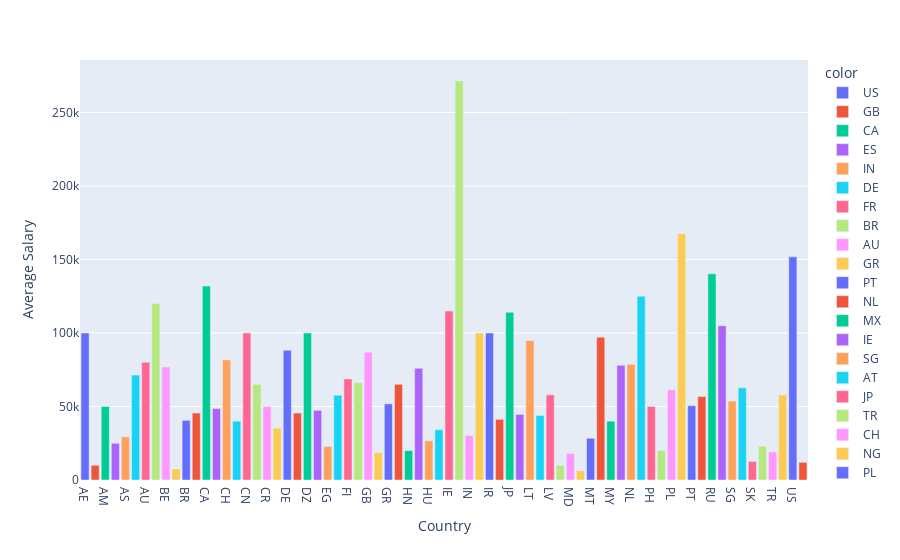

The code cell stored with this chart in its notebook:
### Code cell
px.bar(x=df.groupby(by='company_location')['salary_in_usd'].mean().index,
       y=df.groupby(by='company_location')['salary_in_usd'].mean().values,
       color=df['company_location'].value_counts().index
      ,labels={'x':'Country','y':'Average Salary'})

### Figure 1 — Plotly figure (JSON) as saved in the notebook; plotly's stock layout.template omitted (floating-point values rounded to 4 significant figures)
{"data": [{"alignmentgroup": "True", "hovertemplate": "color=US<br>Country=%{x}<br>Average Salary=%{y}<extra></extra>", "legendgroup": "US", "marker": {"color": "#636efa", "pattern": {"shape": ""}}, "name": "US", "offsetgroup": "US", "orientation": "v", "showlegend": true, "textposition": "auto", "type": "bar", "x": ["AE"], "xaxis": "x", "y": [100000], "yaxis": "y"}, {"alignmentgroup": "True", "hovertemplate": "color=GB<br>Country=%{x}<br>Average Salary=%{y}<extra></extra>", "legendgroup": "GB", "marker": {"color": "#EF553B", "pattern": {"shape": ""}}, "name": "GB", "offsetgroup": "GB", "orientation": "v", "showlegend": true, "textposition": "auto", "type": "bar", "x": ["AL"], "xaxis": "x", "y": [10000], "yaxis": "y"}, {"alignmentgroup": "True", "hovertemplate": "color=CA<br>Country=%{x}<br>Average Salary=%{y}<extra></extra>", "legendgroup": "CA", "marker": {"color": "#00cc96", "pattern": {"shape": ""}}, "name": "CA", "offsetgroup": "CA", "orientation": "v", "showlegend": true, "textposition": "auto", "type": "bar", "x": ["AM"], "xaxis": "x", "y": [50000], "yaxis": "y"}, {"alignmentgroup": "True", "hovertemplate": "color=ES<br>Country=%{x}<br>Average Salary=%{y}<extra></extra>", "legendgroup": "ES", "marker": {"color": "#ab63fa", "pattern": {"shape": ""}}, "name": "ES", "offsetgroup": "ES", "orientation": "v", "showlegend": true, "textposition": "auto", "type": "bar", "x": ["AR"], "xaxis": "x", "y": [25000], "yaxis": "y"}, {"alignmentgroup": "True", "hovertemplate": "color=IN<br>Country=%{x}<br>Average Salary=%{y}<extra></extra>", "legendgroup": "IN", "marker": {"color": "#FFA15A", "pattern": {"shape": ""}}, "name": "IN", "offsetgroup": "IN", "orientation": "v", "showlegend": true, "textposition": "auto", "type": "bar", "x": ["AS"], "xaxis": "x", "y": [29351], "yaxis": "y"}, {"alignmentgroup": "True", "hovertemplate": "color=DE<br>Country=%{x}<br>Average Salary=%{y}<extra></extra>", "legendgroup": "DE", "marker": {"color": "#19d3f3", "pattern": {"shape": ""}}, "name": "DE", "offsetgroup": "DE", "orientation": "v", "showlegend": true, "textposition": "auto", "type": "bar", "x": ["AT"], "xaxis": "x", "y": [71350.0], "yaxis": "y"}, {"alignmentgroup": "True", "hovertemplate": "color=FR<br>Country=%{x}<br>Average Salary=%{y}<extra></extra>", "legendgroup": "FR", "marker": {"color": "#FF6692", "pattern": {"shape": ""}}, "name": "FR", "offsetgroup": "FR", "orientation": "v", "showlegend": true, "textposition": "auto", "type": "bar", "x": ["AU"], "xaxis": "x", "y": [80030.0], "yaxis": "y"}, {"alignmentgroup": "True", "hovertemplate": "color=BR<br>Country=%{x}<br>Average Salary=%{y}<extra></extra>", "legendgroup": "BR", "marker": {"color": "#B6E880", "pattern": {"shape": ""}}, "name": "BR", "offsetgroup": "BR", "orientation": "v", "showlegend": true, "textposition": "auto", "type": "bar", "x": ["BA"], "xaxis": "x", "y": [120000], "yaxis": "y"}, {"alignmentgroup": "True", "hovertemplate": "color=AU<br>Country=%{x}<br>Average Salary=%{y}<extra></extra>", "legendgroup": "AU", "marker": {"color": "#FF97FF", "pattern": {"shape": ""}}, "name": "AU", "offsetgroup": "AU", "orientation": "v", "showlegend": true, "textposition": "auto", "type": "bar", "x": ["BE"], "xaxis": "x", "y": [76860.0], "yaxis": "y"}, {"alignmentgroup": "True", "hovertemplate": "color=GR<br>Country=%{x}<br>Average Salary=%{y}<extra></extra>", "legendgroup": "GR", "marker": {"color": "#FECB52", "pattern": {"shape": ""}}, "name": "GR", "offsetgroup": "GR", "orientation": "v", "showlegend": true, "textposition": "auto", "type": "bar", "x": ["BO"], "xaxis": "x", "y": [7500], "yaxis": "y"}, {"alignmentgroup": "True", "hovertemplate": "color=PT<br>Country=%{x}<br>Average Salary=%{y}<extra></extra>", "legendgroup": "PT", "marker": {"color": "#636efa", "pattern": {"shape": ""}}, "name": "PT", "offsetgroup": "PT", "orientation": "v", "showlegend": true, "textposition": "auto", "type": "bar", "x": ["BR"], "xaxis": "x", "y": [40580.0], "yaxis": "y"}, {"alignmentgroup": "True", "hovertemplate": "color=NL<br>Country=%{x}<br>Average Salary=%{y}<extra></extra>", "legendgroup": "NL", "marker": {"color": "#EF553B", "pattern": {"shape": ""}}, "name": "NL", "offsetgroup": "NL", "orientation": "v", "showlegend": true, "textposition": "auto", "type": "bar", "x": ["BS"], "xaxis": "x", "y": [45555], "yaxis": "y"}, {"alignmentgroup": "True", "hovertemplate": "color=MX<br>Country=%{x}<br>Average Salary=%{y}<extra></extra>", "legendgroup": "MX", "marker": {"color": "#00cc96", "pattern": {"shape": ""}}, "name": "MX", "offsetgroup": "MX", "orientation": "v", "showlegend": true, "textposition": "auto", "type": "bar", "x": ["CA"], "xaxis": "x", "y": [131900.0], "yaxis": "y"}, {"alignmentgroup": "True", "hovertemplate": "color=IE<br>Country=%{x}<br>Average Salary=%{y}<extra></extra>", "legendgroup": "IE", "marker": {"color": "#ab63fa", "pattern": {"shape": ""}}, "name": "IE", "offsetgroup": "IE", "orientation": "v", "showlegend": true, "textposition": "auto", "type": "bar", "x": ["CF"], "xaxis": "x", "y": [48609], "yaxis": "y"}, {"alignmentgroup": "True", "hovertemplate": "color=SG<br>Country=%{x}<br>Average Salary=%{y}<extra></extra>", "legendgroup": "SG", "marker": {"color": "#FFA15A", "pattern": {"shape": ""}}, "name": "SG", "offsetgroup": "SG", "orientation": "v", "showlegend": true, "textposition": "auto", "type": "bar", "x": ["CH"], "xaxis": "x", "y": [81722], "yaxis": "y"}, {"alignmentgroup": "True", "hovertemplate": "color=AT<br>Country=%{x}<br>Average Salary=%{y}<extra></extra>", "legendgroup": "AT", "marker": {"color": "#19d3f3", "pattern": {"shape": ""}}, "name": "AT", "offsetgroup": "AT", "orientation": "v", "showlegend": true, "textposition": "auto", "type": "bar", "x": ["CL"], "xaxis": "x", "y": [40038], "yaxis": "y"}, {"alignmentgroup": "True", "hovertemplate": "color=JP<br>Country=%{x}<br>Average Salary=%{y}<extra></extra>", "legendgroup": "JP", "marker": {"color": "#FF6692", "pattern": {"shape": ""}}, "name": "JP", "offsetgroup": "JP", "orientation": "v", "showlegend": true, "textposition": "auto", "type": "bar", "x": ["CN"], "xaxis": "x", "y": [100000], "yaxis": "y"}, {"alignmentgroup": "True", "hovertemplate": "color=TR<br>Country=%{x}<br>Average Salary=%{y}<extra></extra>", "legendgroup": "TR", "marker": {"color": "#B6E880", "pattern": {"shape": ""}}, "name": "TR", "offsetgroup": "TR", "orientation": "v", "showlegend": true, "textposition": "auto", "type": "bar", "x": ["CO"], "xaxis": "x", "y": [64961], "yaxis": "y"}, {"alignmentgroup": "True", "hovertemplate": "color=CH<br>Country=%{x}<br>Average Salary=%{y}<extra></extra>", "legendgroup": "CH", "marker": {"color": "#FF97FF", "pattern": {"shape": ""}}, "name": "CH", "offsetgroup": "CH", "orientation": "v", "showlegend": true, "textposition": "auto", "type": "bar", "x": ["CR"], "xaxis": "x", "y": [50000], "yaxis": "y"}, {"alignmentgroup": "True", "hovertemplate": "color=NG<br>Country=%{x}<br>Average Salary=%{y}<extra></extra>", "legendgroup": "NG", "marker": {"color": "#FECB52", "pattern": {"shape": ""}}, "name": "NG", "offsetgroup": "NG", "orientation": "v", "showlegend": true, "textposition": "auto", "type": "bar", "x": ["CZ"], "xaxis": "x", "y": [35200], "yaxis": "y"}, {"alignmentgroup": "True", "hovertemplate": "color=PL<br>Country=%{x}<br>Average Salary=%{y}<extra></extra>", "legendgroup": "PL", "marker": {"color": "#636efa", "pattern": {"shape": ""}}, "name": "PL", "offsetgroup": "PL", "orientation": "v", "showlegend": true, "textposition": "auto", "type": "bar", "x": ["DE"], "xaxis": "x", "y": [88290.0], "yaxis": "y"}, {"alignmentgroup": "True", "hovertemplate": "color=PK<br>Country=%{x}<br>Average Salary=%{y}<extra></extra>", "legendgroup": "PK", "marker": {"color": "#EF553B", "pattern": {"shape": ""}}, "name": "PK", "offsetgroup": "PK", "orientation": "v", "showlegend": true, "textposition": "auto", "type": "bar", "x": ["DK"], "xaxis": "x", "y": [45558], "yaxis": "y"}, {"alignmentgroup": "True", "hovertemplate": "color=LV<br>Country=%{x}<br>Average Salary=%{y}<extra></extra>", "legendgroup": "LV", "marker": {"color": "#00cc96", "pattern": {"shape": ""}}, "name": "LV", "offsetgroup": "LV", "orientation": "v", "showlegend": true, "textposition": "auto", "type": "bar", "x": ["DZ"], "xaxis": "x", "y": [100000], "yaxis": "y"}, {"alignmentgroup": "True", "hovertemplate": "color=DK<br>Country=%{x}<br>Average Salary=%{y}<extra></extra>", "legendgroup": "DK", "marker": {"color": "#ab63fa", "pattern": {"shape": ""}}, "name": "DK", "offsetgroup": "DK", "orientation": "v", "showlegend": true, "textposition": "auto", "type": "bar", "x": ["EE"], "xaxis": "x", "y": [47416], "yaxis": "y"}, {"alignmentgroup": "True", "hovertemplate": "color=IT<br>Country=%{x}<br>Average Salary=%{y}<extra></extra>", "legendgroup": "IT", "marker": {"color": "#FFA15A", "pattern": {"shape": ""}}, "name": "IT", "offsetgroup": "IT", "orientation": "v", "showlegend": true, "textposition": "auto", "type": "bar", "x": ["EG"], "xaxis": "x", "y": [22800], "yaxis": "y"}, {"alignmentgroup": "True", "hovertemplate": "color=PR<br>Country=%{x}<br>Average Salary=%{y}<extra></extra>", "legendgroup": "PR", "marker": {"color": "#19d3f3", "pattern": {"shape": ""}}, "name": "PR", "offsetgroup": "PR", "orientation": "v", "showlegend": true, "textposition": "auto", "type": "bar", "x": ["ES"], "xaxis": "x", "y": [57680.0], "yaxis": "y"}, {"alignmentgroup": "True", "hovertemplate": "color=SI<br>Country=%{x}<br>Average Salary=%{y}<extra></extra>", "legendgroup": "SI", "marker": {"color": "#FF6692", "pattern": {"shape": ""}}, "name": "SI", "offsetgroup": "SI", "orientation": "v", "showlegend": true, "textposition": "auto", "type": "bar", "x": ["FI"], "xaxis": "x", "y": [68790.0], "yaxis": "y"}, {"alignmentgroup": "True", "hovertemplate": "color=BE<br>Country=%{x}<br>Average Salary=%{y}<extra></extra>", "legendgroup": "BE", "marker": {"color": "#B6E880", "pattern": {"shape": ""}}, "name": "BE", "offsetgroup": "BE", "orientation": "v", "showlegend": true, "textposition": "auto", "type": "bar", "x": ["FR"], "xaxis": "x", "y": [66140.0], "yaxis": "y"}, {"alignmentgroup": "True", "hovertemplate": "color=CO<br>Country=%{x}<br>Average Salary=%{y}<extra></extra>", "legendgroup": "CO", "marker": {"color": "#FF97FF", "pattern": {"shape": ""}}, "name": "CO", "offsetgroup": "CO", "orientation": "v", "showlegend": true, "textposition": "auto", "type": "bar", "x": ["GB"], "xaxis": "x", "y": [86890.0], "yaxis": "y"}, {"alignmentgroup": "True", "hovertemplate": "color=UA<br>Country=%{x}<br>Average Salary=%{y}<extra></extra>", "legendgroup": "UA", "marker": {"color": "#FECB52", "pattern": {"shape": ""}}, "name": "UA", "offsetgroup": "UA", "orientation": "v", "showlegend": true, "textposition": "auto", "type": "bar", "x": ["GH"], "xaxis": "x", "y": [18500], "yaxis": "y"}, {"alignmentgroup": "True", "hovertemplate": "color=HR<br>Country=%{x}<br>Average Salary=%{y}<extra></extra>", "legendgroup": "HR", "marker": {"color": "#636efa", "pattern": {"shape": ""}}, "name": "HR", "offsetgroup": "HR", "orientation": "v", "showlegend": true, "textposition": "auto", "type": "bar", "x": ["GR"], "xaxis": "x", "y": [51790.0], "yaxis": "y"}, {"alignmentgroup": "True", "hovertemplate": "color=TH<br>Country=%{x}<br>Average Salary=%{y}<extra></extra>", "legendgroup": "TH", "marker": {"color": "#EF553B", "pattern": {"shape": ""}}, "name": "TH", "offsetgroup": "TH", "orientation": "v", "showlegend": true, "textposition": "auto", "type": "bar", "x": ["HK"], "xaxis": "x", "y": [65062], "yaxis": "y"}, {"alignmentgroup": "True", "hovertemplate": "color=RU<br>Country=%{x}<br>Average Salary=%{y}<extra></extra>", "legendgroup": "RU", "marker": {"color": "#00cc96", "pattern": {"shape": ""}}, "name": "RU", "offsetgroup": "RU", "orientation": "v", "showlegend": true, "textposition": "auto", "type": "bar", "x": ["HN"], "xaxis": "x", "y": [20000], "yaxis": "y"}, {"alignmentgroup": "True", "hovertemplate": "color=AR<br>Country=%{x}<br>Average Salary=%{y}<extra></extra>", "legendgroup": "AR", "marker": {"color": "#ab63fa", "pattern": {"shape": ""}}, "name": "AR", "offsetgroup": "AR", "orientation": "v", "showlegend": true, "textposition": "auto", "type": "bar", "x": ["HR"], "xaxis": "x", "y": [75970.0], "yaxis": "y"}, {"alignmentgroup": "True", "hovertemplate": "color=CZ<br>Country=%{x}<br>Average Salary=%{y}<extra></extra>", "legendgroup": "CZ", "marker": {"color": "#FFA15A", "pattern": {"shape": ""}}, "name": "CZ", "offsetgroup": "CZ", "orientation": "v", "showlegend": true, "textposition": "auto", "type": "bar", "x": ["HU"], "xaxis": "x", "y": [26710.0], "yaxis": "y"}, {"alignmentgroup": "True", "hovertemplate": "color=AE<br>Country=%{x}<br>Average Salary=%{y}<extra></extra>", "legendgroup": "AE", "marker": {"color": "#19d3f3", "pattern": {"shape": ""}}, "name": "AE", "offsetgroup": "AE", "orientation": "v", "showlegend": true, "textposition": "auto", "type": "bar", "x": ["ID"], "xaxis": "x", "y": [34208], "yaxis": "y"}, {"alignmentgroup": "True", "hovertemplate": "color=FI<br>Country=%{x}<br>Average Salary=%{y}<extra></extra>", "legendgroup": "FI", "marker": {"color": "#FF6692", "pattern": {"shape": ""}}, "name": "FI", "offsetgroup": "FI", "orientation": "v", "showlegend": true, "textposition": "auto", "type": "bar", "x": ["IE"], "xaxis": "x", "y": [114900.0], "yaxis": "y"}, {"alignmentgroup": "True", "hovertemplate": "color=AS<br>Country=%{x}<br>Average Salary=%{y}<extra></extra>", "legendgroup": "AS", "marker": {"color": "#B6E880", "pattern": {"shape": ""}}, "name": "AS", "offsetgroup": "AS", "orientation": "v", "showlegend": true, "textposition": "auto", "type": "bar", "x": ["IL"], "xaxis": "x", "y": [271400.0], "yaxis": "y"}, {"alignmentgroup": "True", "hovertemplate": "color=LU<br>Country=%{x}<br>Average Salary=%{y}<extra></extra>", "legendgroup": "LU", "marker": {"color": "#FF97FF", "pattern": {"shape": ""}}, "name": "LU", "offsetgroup": "LU", "orientation": "v", "showlegend": true, "textposition": "auto", "type": "bar", "x": ["IN"], "xaxis": "x", "y": [30200.0], "yaxis": "y"}, {"alignmentgroup": "True", "hovertemplate": "color=HU<br>Country=%{x}<br>Average Salary=%{y}<extra></extra>", "legendgroup": "HU", "marker": {"color": "#FECB52", "pattern": {"shape": ""}}, "name": "HU", "offsetgroup": "HU", "orientation": "v", "showlegend": true, "textposition": "auto", "type": "bar", "x": ["IQ"], "xaxis": "x", "y": [100000], "yaxis": "y"}, {"alignmentgroup": "True", "hovertemplate": "color=ID<br>Country=%{x}<br>Average Salary=%{y}<extra></extra>", "legendgroup": "ID", "marker": {"color": "#636efa", "pattern": {"shape": ""}}, "name": "ID", "offsetgroup": "ID", "orientation": "v", "showlegend": true, "textposition": "auto", "type": "bar", "x": ["IR"], "xaxis": "x", "y": [100000], "yaxis": "y"}, {"alignmentgroup": "True", "hovertemplate": "color=LT<br>Country=%{x}<br>Average Salary=%{y}<extra></extra>", "legendgroup": "LT", "marker": {"color": "#EF553B", "pattern": {"shape": ""}}, "name": "LT", "offsetgroup": "LT", "orientation": "v", "showlegend": true, "textposition": "auto", "type": "bar", "x": ["IT"], "xaxis": "x", "y": [41300.0], "yaxis": "y"}, {"alignmentgroup": "True", "hovertemplate": "color=RO<br>Country=%{x}<br>Average Salary=%{y}<extra></extra>", "legendgroup": "RO", "marker": {"color": "#00cc96", "pattern": {"shape": ""}}, "name": "RO", "offsetgroup": "RO", "orientation": "v", "showlegend": true, "textposition": "auto", "type": "bar", "x": ["JP"], "xaxis": "x", "y": [114100.0], "yaxis": "y"}, {"alignmentgroup": "True", "hovertemplate": "color=SE<br>Country=%{x}<br>Average Salary=%{y}<extra></extra>", "legendgroup": "SE", "marker": {"color": "#ab63fa", "pattern": {"shape": ""}}, "name": "SE", "offsetgroup": "SE", "orientation": "v", "showlegend": true, "textposition": "auto", "type": "bar", "x": ["KE"], "xaxis": "x", "y": [44636], "yaxis": "y"}, {"alignmentgroup": "True", "hovertemplate": "color=KE<br>Country=%{x}<br>Average Salary=%{y}<extra></extra>", "legendgroup": "KE", "marker": {"color": "#FFA15A", "pattern": {"shape": ""}}, "name": "KE", "offsetgroup": "KE", "orientation": "v", "showlegend": true, "textposition": "auto", "type": "bar", "x": ["LT"], "xaxis": "x", "y": [94812], "yaxis": "y"}, {"alignmentgroup": "True", "hovertemplate": "color=EE<br>Country=%{x}<br>Average Salary=%{y}<extra></extra>", "legendgroup": "EE", "marker": {"color": "#19d3f3", "pattern": {"shape": ""}}, "name": "EE", "offsetgroup": "EE", "orientation": "v", "showlegend": true, "textposition": "auto", "type": "bar", "x": ["LU"], "xaxis": "x", "y": [43940.0], "yaxis": "y"}, {"alignmentgroup": "True", "hovertemplate": "color=CF<br>Country=%{x}<br>Average Salary=%{y}<extra></extra>", "legendgroup": "CF", "marker": {"color": "#FF6692", "pattern": {"shape": ""}}, "name": "CF", "offsetgroup": "CF", "orientation": "v", "showlegend": true, "textposition": "auto", "type": "bar", "x": ["LV"], "xaxis": "x", "y": [57950.0], "yaxis": "y"}, {"alignmentgroup": "True", "hovertemplate": "color=IL<br>Country=%{x}<br>Average Salary=%{y}<extra></extra>", "legendgroup": "IL", "marker": {"color": "#B6E880", "pattern": {"shape": ""}}, "name": "IL", "offsetgroup": "IL", "orientation": "v", "showlegend": true, "textposition": "auto", "type": "bar", "x": ["MA"], "xaxis": "x", "y": [10000], "yaxis": "y"}, {"alignmentgroup": "True", "hovertemplate": "color=GH<br>Country=%{x}<br>Average Salary=%{y}<extra></extra>", "legendgroup": "GH", "marker": {"color": "#FF97FF", "pattern": {"shape": ""}}, "name": "GH", "offsetgroup": "GH", "orientation": "v", "showlegend": true, "textposition": "auto", "type": "bar", "x": ["MD"], "xaxis": "x", "y": [18000], "yaxis": "y"}, {"alignmentgroup": "True", "hovertemplate": "color=EG<br>Country=%{x}<br>Average Salary=%{y}<extra></extra>", "legendgroup": "EG", "marker": {"color": "#FECB52", "pattern": {"shape": ""}}, "name": "EG", "offsetgroup": "EG", "orientation": "v", "showlegend": true, "textposition": "auto", "type": "bar", "x": ["MK"], "xaxis": "x", "y": [6304], "yaxis": "y"}, {"alignmentgroup": "True", "hovertemplate": "color=MD<br>Country=%{x}<br>Average Salary=%{y}<extra></extra>", "legendgroup": "MD", "marker": {"color": "#636efa", "pattern": {"shape": ""}}, "name": "MD", "offsetgroup": "MD", "orientation": "v", "showlegend": true, "textposition": "auto", "type": "bar", "x": ["MT"], "xaxis": "x", "y": [28369], "yaxis": "y"}, {"alignmentgroup": "True", "hovertemplate": "color=CL<br>Country=%{x}<br>Average Salary=%{y}<extra></extra>", "legendgroup": "CL", "marker": {"color": "#EF553B", "pattern": {"shape": ""}}, "name": "CL", "offsetgroup": "CL", "orientation": "v", "showlegend": true, "textposition": "auto", "type": "bar", "x": ["MX"], "xaxis": "x", "y": [97150.0], "yaxis": "y"}, {"alignmentgroup": "True", "hovertemplate": "color=NZ<br>Country=%{x}<br>Average Salary=%{y}<extra></extra>", "legendgroup": "NZ", "marker": {"color": "#00cc96", "pattern": {"shape": ""}}, "name": "NZ", "offsetgroup": "NZ", "orientation": "v", "showlegend": true, "textposition": "auto", "type": "bar", "x": ["MY"], "xaxis": "x", "y": [40000], "yaxis": "y"}, {"alignmentgroup": "True", "hovertemplate": "color=CN<br>Country=%{x}<br>Average Salary=%{y}<extra></extra>", "legendgroup": "CN", "marker": {"color": "#ab63fa", "pattern": {"shape": ""}}, "name": "CN", "offsetgroup": "CN", "orientation": "v", "showlegend": true, "textposition": "auto", "type": "bar", "x": ["NG"], "xaxis": "x", "y": [78000], "yaxis": "y"}, {"alignmentgroup": "True", "hovertemplate": "color=IQ<br>Country=%{x}<br>Average Salary=%{y}<extra></extra>", "legendgroup": "IQ", "marker": {"color": "#FFA15A", "pattern": {"shape": ""}}, "name": "IQ", "offsetgroup": "IQ", "orientation": "v", "showlegend": true, "textposition": "auto", "type": "bar", "x": ["NL"], "xaxis": "x", "y": [78740.0], "yaxis": "y"}, {"alignmentgroup": "True", "hovertemplate": "color=DZ<br>Country=%{x}<br>Average Salary=%{y}<extra></extra>", "legendgroup": "DZ", "marker": {"color": "#19d3f3", "pattern": {"shape": ""}}, "name": "DZ", "offsetgroup": "DZ", "orientation": "v", "showlegend": true, "textposition": "auto", "type": "bar", "x": ["NZ"], "xaxis": "x", "y": [125000], "yaxis": "y"}, {"alignmentgroup": "True", "hovertemplate": "color=HK<br>Country=%{x}<br>Average Salary=%{y}<extra></extra>", "legendgroup": "HK", "marker": {"color": "#FF6692", "pattern": {"shape": ""}}, "name": "HK", "offsetgroup": "HK", "orientation": "v", "showlegend": true, "textposition": "auto", "type": "bar", "x": ["PH"], "xaxis": "x", "y": [50000], "yaxis": "y"}, {"alignmentgroup": "True", "hovertemplate": "color=HN<br>Country=%{x}<br>Average Salary=%{y}<extra></extra>", "legendgroup": "HN", "marker": {"color": "#B6E880", "pattern": {"shape": ""}}, "name": "HN", "offsetgroup": "HN", "orientation": "v", "showlegend": true, "textposition": "auto", "type": "bar", "x": ["PK"], "xaxis": "x", "y": [20000], "yaxis": "y"}, {"alignmentgroup": "True", "hovertemplate": "color=MY<br>Country=%{x}<br>Average Salary=%{y}<extra></extra>", "legendgroup": "MY", "marker": {"color": "#FF97FF", "pattern": {"shape": ""}}, "name": "MY", "offsetgroup": "MY", "orientation": "v", "showlegend": true, "textposition": "auto", "type": "bar", "x": ["PL"], "xaxis": "x", "y": [61340.0], "yaxis": "y"}, {"alignmentgroup": "True", "hovertemplate": "color=AL<br>Country=%{x}<br>Average Salary=%{y}<extra></extra>", "legendgroup": "AL", "marker": {"color": "#FECB52", "pattern": {"shape": ""}}, "name": "AL", "offsetgroup": "AL", "orientation": "v", "showlegend": true, "textposition": "auto", "type": "bar", "x": ["PR"], "xaxis": "x", "y": [167500], "yaxis": "y"}, {"alignmentgroup": "True", "hovertemplate": "color=MA<br>Country=%{x}<br>Average Salary=%{y}<extra></extra>", "legendgroup": "MA", "marker": {"color": "#636efa", "pattern": {"shape": ""}}, "name": "MA", "offsetgroup": "MA", "orientation": "v", "showlegend": true, "textposition": "auto", "type": "bar", "x": ["PT"], "xaxis": "x", "y": [50540.0], "yaxis": "y"}, {"alignmentgroup": "True", "hovertemplate": "color=PH<br>Country=%{x}<br>Average Salary=%{y}<extra></extra>", "legendgroup": "PH", "marker": {"color": "#EF553B", "pattern": {"shape": ""}}, "name": "PH", "offsetgroup": "PH", "orientation": "v", "showlegend": true, "textposition": "auto", "type": "bar", "x": ["RO"], "xaxis": "x", "y": [56827], "yaxis": "y"}, {"alignmentgroup": "True", "hovertemplate": "color=BO<br>Country=%{x}<br>Average Salary=%{y}<extra></extra>", "legendgroup": "BO", "marker": {"color": "#00cc96", "pattern": {"shape": ""}}, "name": "BO", "offsetgroup": "BO", "orientation": "v", "showlegend": true, "textposition": "auto", "type": "bar", "x": ["RU"], "xaxis": "x", "y": [140300.0], "yaxis": "y"}, {"alignmentgroup": "True", "hovertemplate": "color=VN<br>Country=%{x}<br>Average Salary=%{y}<extra></extra>", "legendgroup": "VN", "marker": {"color": "#ab63fa", "pattern": {"shape": ""}}, "name": "VN", "offsetgroup": "VN", "orientation": "v", "showlegend": true, "textposition": "auto", "type": "bar", "x": ["SE"], "xaxis": "x", "y": [105000], "yaxis": "y"}, {"alignmentgroup": "True", "hovertemplate": "color=AM<br>Country=%{x}<br>Average Salary=%{y}<extra></extra>", "legendgroup": "AM", "marker": {"color": "#FFA15A", "pattern": {"shape": ""}}, "name": "AM", "offsetgroup": "AM", "orientation": "v", "showlegend": true, "textposition": "auto", "type": "bar", "x": ["SG"], "xaxis": "x", "y": [53675], "yaxis": "y"}, {"alignmentgroup": "True", "hovertemplate": "color=BA<br>Country=%{x}<br>Average Salary=%{y}<extra></extra>", "legendgroup": "BA", "marker": {"color": "#19d3f3", "pattern": {"shape": ""}}, "name": "BA", "offsetgroup": "BA", "orientation": "v", "showlegend": true, "textposition": "auto", "type": "bar", "x": ["SI"], "xaxis": "x", "y": [62770.0], "yaxis": "y"}, {"alignmentgroup": "True", "hovertemplate": "color=SK<br>Country=%{x}<br>Average Salary=%{y}<extra></extra>", "legendgroup": "SK", "marker": {"color": "#FF6692", "pattern": {"shape": ""}}, "name": "SK", "offsetgroup": "SK", "orientation": "v", "showlegend": true, "textposition": "auto", "type": "bar", "x": ["SK"], "xaxis": "x", "y": [12608], "yaxis": "y"}, {"alignmentgroup": "True", "hovertemplate": "color=MK<br>Country=%{x}<br>Average Salary=%{y}<extra></extra>", "legendgroup": "MK", "marker": {"color": "#B6E880", "pattern": {"shape": ""}}, "name": "MK", "offsetgroup": "MK", "orientation": "v", "showlegend": true, "textposition": "auto", "type": "bar", "x": ["TH"], "xaxis": "x", "y": [23060.0], "yaxis": "y"}, {"alignmentgroup": "True", "hovertemplate": "color=BS<br>Country=%{x}<br>Average Salary=%{y}<extra></extra>", "legendgroup": "BS", "marker": {"color": "#FF97FF", "pattern": {"shape": ""}}, "name": "BS", "offsetgroup": "BS", "orientation": "v", "showlegend": true, "textposition": "auto", "type": "bar", "x": ["TR"], "xaxis": "x", "y": [19058], "yaxis": "y"}, {"alignmentgroup": "True", "hovertemplate": "color=IR<br>Country=%{x}<br>Average Salary=%{y}<extra></extra>", "legendgroup": "IR", "marker": {"color": "#FECB52", "pattern": {"shape": ""}}, "name": "IR", "offsetgroup": "IR", "orientation": "v", "showlegend": true, "textposition": "auto", "type": "bar", "x": ["UA"], "xaxis": "x", "y": [57850], "yaxis": "y"}, {"alignmentgroup": "True", "hovertemplate": "color=CR<br>Country=%{x}<br>Average Salary=%{y}<extra></extra>", "legendgroup": "CR", "marker": {"color": "#636efa", "pattern": {"shape": ""}}, "name": "CR", "offsetgroup": "CR", "orientation": "v", "showlegend": true, "textposition": "auto", "type": "bar", "x": ["US"], "xaxis": "x", "y": [151800.0], "yaxis": "y"}, {"alignmentgroup": "True", "hovertemplate": "color=MT<br>Country=%{x}<br>Average Salary=%{y}<extra></extra>", "legendgroup": "MT", "marker": {"color": "#EF553B", "pattern": {"shape": ""}}, "name": "MT", "offsetgroup": "MT", "orientation": "v", "showlegend": true, "textposition": "auto", "type": "bar", "x": ["VN"], "xaxis": "x", "y": [12000], "yaxis": "y"}], "layout": {"barmode": "relative", "legend": {"title": {"text": "color"}, "tracegroupgap": 0}, "margin": {"t": 60}, "xaxis": {"anchor": "y", "domain": [0, 1], "title": {"text": "Country"}}, "yaxis": {"anchor": "x", "domain": [0, 1], "title": {"text": "Average Salary"}}}}
